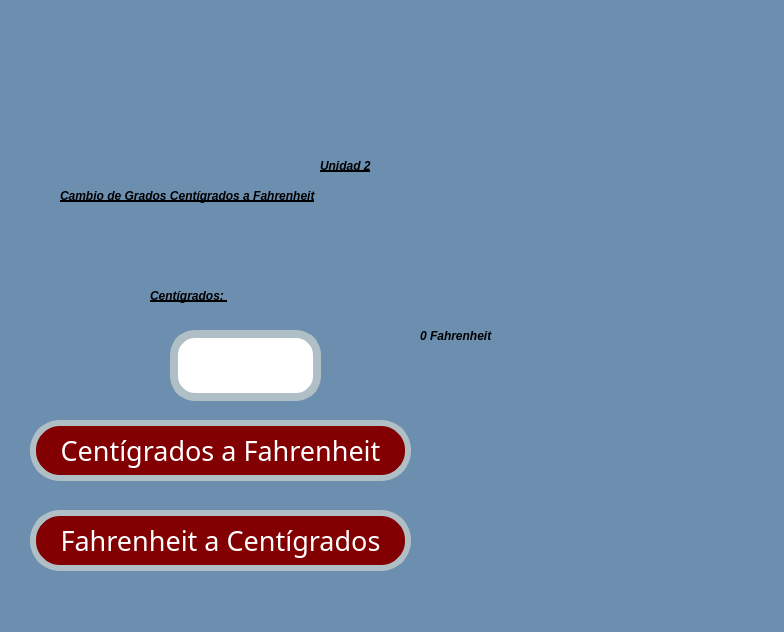
<?xml version="1.0" encoding="UTF-8"?>
<ui version="4.0">
 <class>MainWindow</class>
 <widget class="QMainWindow" name="MainWindow">
  <property name="geometry">
   <rect>
    <x>0</x>
    <y>0</y>
    <width>784</width>
    <height>632</height>
   </rect>
  </property>
  <property name="font">
   <font>
    <pointsize>1</pointsize>
   </font>
  </property>
  <property name="windowTitle">
   <string>MainWindow</string>
  </property>
  <property name="styleSheet">
   <string notr="true">background-color: #6D8FAF</string>
  </property>
  <widget class="QWidget" name="centralwidget">
   <widget class="QLabel" name="lbl_imagenUat">
    <property name="geometry">
     <rect>
      <x>60</x>
      <y>0</y>
      <width>331</width>
      <height>121</height>
     </rect>
    </property>
    <property name="styleSheet">
     <string notr="true"/>
    </property>
    <property name="text">
     <string/>
    </property>
    <property name="pixmap">
     <pixmap resource="../../Archivos/Recursos.qrc">:/Logos/log_uat_nuevo.png</pixmap>
    </property>
    <property name="scaledContents">
     <bool>true</bool>
    </property>
   </widget>
   <widget class="QLabel" name="lbl_imagenFi">
    <property name="geometry">
     <rect>
      <x>550</x>
      <y>10</y>
      <width>211</width>
      <height>141</height>
     </rect>
    </property>
    <property name="styleSheet">
     <string notr="true"/>
    </property>
    <property name="text">
     <string/>
    </property>
    <property name="pixmap">
     <pixmap resource="../../Archivos/Recursos.qrc">:/Logos/FIT_logo_vertical.png</pixmap>
    </property>
    <property name="scaledContents">
     <bool>true</bool>
    </property>
   </widget>
   <widget class="QLabel" name="lbl_imagenGatos">
    <property name="geometry">
     <rect>
      <x>440</x>
      <y>380</y>
      <width>311</width>
      <height>171</height>
     </rect>
    </property>
    <property name="styleSheet">
     <string notr="true"/>
    </property>
    <property name="text">
     <string/>
    </property>
    <property name="pixmap">
     <pixmap resource="../../Archivos/Recursos.qrc">:/Images/Gatos.png</pixmap>
    </property>
    <property name="scaledContents">
     <bool>true</bool>
    </property>
   </widget>
   <widget class="QPushButton" name="btn_Fc">
    <property name="geometry">
     <rect>
      <x>30</x>
      <y>510</y>
      <width>381</width>
      <height>61</height>
     </rect>
    </property>
    <property name="font">
     <font>
      <family>Forte</family>
      <pointsize>20</pointsize>
      <weight>50</weight>
      <italic>false</italic>
      <bold>false</bold>
     </font>
    </property>
    <property name="styleSheet">
     <string notr="true">font: 20pt &quot;Forte&quot;;
background-color: rgb(130, 0, 2);
color: rgb(255, 255, 255);
border-radius:30px;
border:6px solid #B0BEC5;</string>
    </property>
    <property name="text">
     <string>Fahrenheit a Centígrados</string>
    </property>
   </widget>
   <widget class="QPushButton" name="btn_Cf">
    <property name="geometry">
     <rect>
      <x>30</x>
      <y>420</y>
      <width>381</width>
      <height>61</height>
     </rect>
    </property>
    <property name="font">
     <font>
      <family>Forte</family>
      <pointsize>20</pointsize>
      <weight>50</weight>
      <italic>false</italic>
      <bold>false</bold>
     </font>
    </property>
    <property name="styleSheet">
     <string notr="true">font: 20pt &quot;Forte&quot;;
background-color: rgb(130, 0, 2);
color: rgb(255, 255, 255);
border-radius:30px;
border:6px solid #B0BEC5;</string>
    </property>
    <property name="text">
     <string>Centígrados a Fahrenheit</string>
    </property>
   </widget>
   <widget class="QLabel" name="lbl_Temperatura">
    <property name="geometry">
     <rect>
      <x>150</x>
      <y>280</y>
      <width>201</width>
      <height>31</height>
     </rect>
    </property>
    <property name="styleSheet">
     <string notr="true">text-decoration: underline;
font: 20pt &quot;Forte&quot;;
color:rgb(0, 0, 0);
border-radius: 10px;
font-weight: bold;
font-style: italic;</string>
    </property>
    <property name="text">
     <string>Centígrados: </string>
    </property>
   </widget>
   <widget class="QLabel" name="lbl_ValorTemperatura">
    <property name="geometry">
     <rect>
      <x>420</x>
      <y>320</y>
      <width>201</width>
      <height>31</height>
     </rect>
    </property>
    <property name="styleSheet">
     <string notr="true">font: 75 20pt &quot;Forte&quot;;
                   color: black;
                   border-radius: 10px;
                   font-weight: bold;
                   font-style: italic;</string>
    </property>
    <property name="text">
     <string>0 Fahrenheit</string>
    </property>
   </widget>
   <widget class="QLineEdit" name="txt_Valor">
    <property name="geometry">
     <rect>
      <x>170</x>
      <y>330</y>
      <width>151</width>
      <height>71</height>
     </rect>
    </property>
    <property name="contextMenuPolicy">
     <enum>Qt::PreventContextMenu</enum>
    </property>
    <property name="whatsThis">
     <string/>
    </property>
    <property name="styleSheet">
     <string notr="true">background-color:rgb(255, 255, 255);
color:rgb(0, 0, 0);
border-radius:25px;
border:8px solid #B0BEC5;
font: 75 16pt &quot;MS Shell Dlg 2&quot;;
</string>
    </property>
    <property name="text">
     <string/>
    </property>
    <property name="maxLength">
     <number>32774</number>
    </property>
    <property name="cursorPosition">
     <number>0</number>
    </property>
    <property name="dragEnabled">
     <bool>false</bool>
    </property>
    <property name="readOnly">
     <bool>false</bool>
    </property>
    <property name="clearButtonEnabled">
     <bool>false</bool>
    </property>
   </widget>
   <widget class="QLabel" name="lbl_titulo">
    <property name="geometry">
     <rect>
      <x>60</x>
      <y>180</y>
      <width>671</width>
      <height>31</height>
     </rect>
    </property>
    <property name="styleSheet">
     <string notr="true">text-decoration: underline;
font: 20pt &quot;Forte&quot;;
color:rgb(0, 0, 0);
border-radius: 10px;
font-weight: bold;
font-style: italic;</string>
    </property>
    <property name="text">
     <string>Cambio de Grados Centígrados a Fahrenheit</string>
    </property>
   </widget>
   <widget class="QLabel" name="lbl_Unidad2">
    <property name="geometry">
     <rect>
      <x>320</x>
      <y>150</y>
      <width>141</width>
      <height>31</height>
     </rect>
    </property>
    <property name="styleSheet">
     <string notr="true">text-decoration: underline;
font: 20pt &quot;Forte&quot;;
color:rgb(0, 0, 0);
border-radius: 10px;
font-weight: bold;
font-style: italic;</string>
    </property>
    <property name="text">
     <string>Unidad 2</string>
    </property>
   </widget>
  </widget>
  <widget class="QMenuBar" name="menubar">
   <property name="geometry">
    <rect>
     <x>0</x>
     <y>0</y>
     <width>784</width>
     <height>26</height>
    </rect>
   </property>
  </widget>
  <widget class="QStatusBar" name="statusbar"/>
 </widget>
 <resources>
  <include location="../../Archivos/Recursos.qrc"/>
 </resources>
 <connections/>
</ui>
